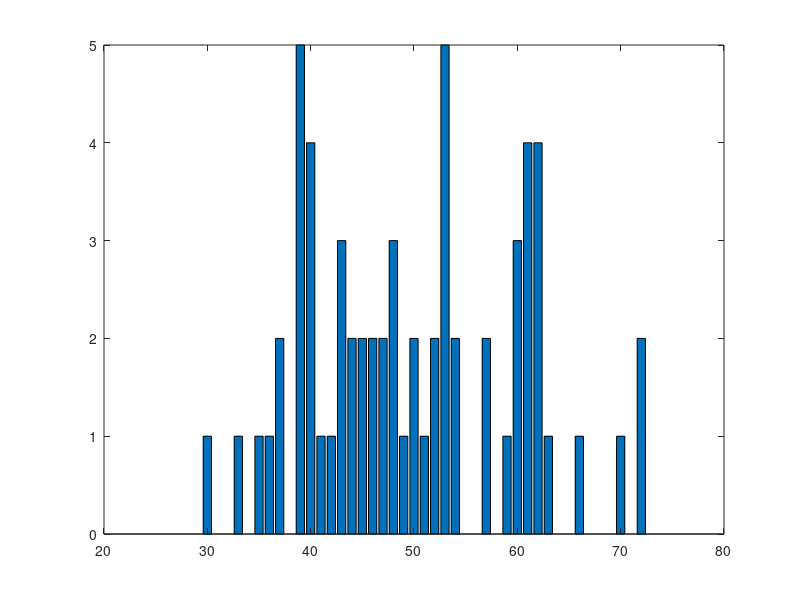
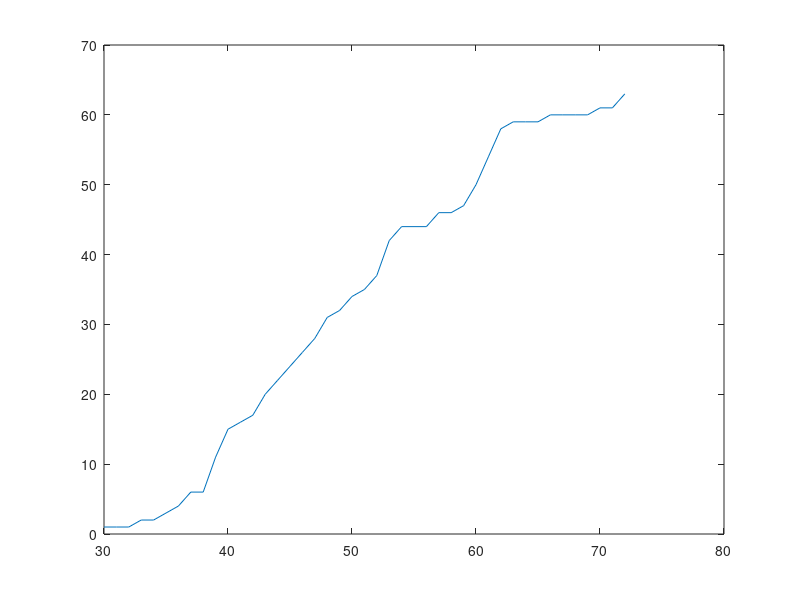

Write MATLAB code to recreate these figures, in order.
x = 30 : 72;
pdf1 = [ 1 0 0 1 0 1 1 2 0 5 4 1 1 3 2 2 2 2 3 1 2 1 2 5 2 0 0 2 0 1 3 4 4 1 0 0 1 0 0 0 1 0 2 ];

figure
bar( x, pdf1 )

figure
plot( x, cumsum( pdf1 ) )